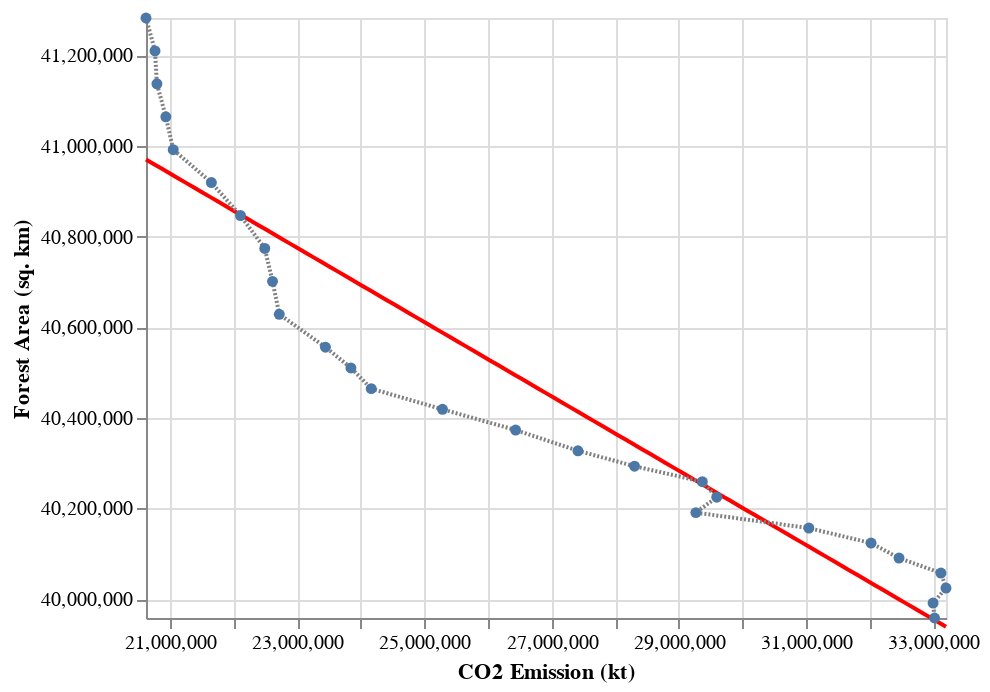

Notebook code cell kept with this figure:
### Code cell
# Create evenly spaced x values to plot our predicted regression line
X = np.linspace(world_df.co2_emi.min(),world_df.co2_emi.max(), 101).reshape(-1,1)

# Extract array of our actual x and y values to compute OLS regression parameters
x = world_df.co2_emi.values.reshape(-1,1)
y = world_df.forest_area.values.reshape(-1,1)

# Make Linear Regression model and fit our actual x and y values.
linear_regression = LinearRegression().fit(x,y)

# Compute the predicted y values of our regression line.
Y_hat = linear_regression.predict(X)

# Make a dataframe to use on our plot.
regression_df = pd.DataFrame({'X': X.reshape(101), 'Y':Y_hat.reshape(101)})

print('OLS Regression: y_hat = {} + {}x'.format(linear_regression.intercept_[0], linear_regression.coef_[0][0]))
print('R^2 = ' + str(linear_regression.score(x,y)))

regression_plot(regression_df)

### Figure 1 — Vega-Lite specification as saved in the notebook (floating-point values rounded to 4 significant figures)
{"config": {"view": {"continuousWidth": 400, "continuousHeight": 300}}, "layer": [{"data": {"name": "data-0b991d83362ad783026f852b96f9be1e"}, "mark": {"type": "line", "color": "red"}, "encoding": {"x": {"field": "X", "scale": {"domain": [20630000.0, 33200000.0]}, "type": "quantitative"}, "y": {"field": "Y", "scale": {"domain": [39960000.0, 41280000.0]}, "type": "quantitative"}}}, {"data": {"name": "data-45ff814bb4373a1958a24ca669ed8b60"}, "mark": {"type": "line", "color": "gray", "point": true, "strokeDash": [1, 1]}, "encoding": {"order": {"field": "year", "type": "nominal"}, "tooltip": [{"field": "year", "type": "nominal"}], "x": {"field": "co2_emi", "scale": {"domain": [20630000.0, 33200000.0]}, "title": "CO2 Emission (kt)", "type": "quantitative"}, "y": {"field": "forest_area", "scale": {"domain": [39960000.0, 41280000.0]}, "title": "Forest Area (sq. km)", "type": "quantitative"}}}], "$schema": "https://vega.github.io/schema/vega-lite/v4.17.0.json", "datasets": {"data-0b991d83362ad783026f852b96f9be1e": [{"X": 20630000.0, "Y": 40970000.0}, {"X": 20750000.0, "Y": 40960000.0}, {"X": 20880000.0, "Y": 40950000.0}, {"X": 21000000.0, "Y": 40940000.0}, {"X": 21130000.0, "Y": 40930000.0}, {"X": 21250000.0, "Y": 40920000.0}, {"X": 21380000.0, "Y": 40910000.0}, {"X": 21510000.0, "Y": 40900000.0}, {"X": 21630000.0, "Y": 40890000.0}, {"X": 21760000.0, "Y": 40880000.0}, {"X": 21880000.0, "Y": 40870000.0}, {"X": 22010000.0, "Y": 40860000.0}, {"X": 22130000.0, "Y": 40850000.0}, {"X": 22260000.0, "Y": 40840000.0}, {"X": 22390000.0, "Y": 40830000.0}, {"X": 22510000.0, "Y": 40820000.0}, {"X": 22640000.0, "Y": 40810000.0}, {"X": 22760000.0, "Y": 40800000.0}, {"X": 22890000.0, "Y": 40780000.0}, {"X": 23010000.0, "Y": 40770000.0}, {"X": 23140000.0, "Y": 40760000.0}, {"X": 23270000.0, "Y": 40750000.0}, {"X": 23390000.0, "Y": 40740000.0}, {"X": 23520000.0, "Y": 40730000.0}, {"X": 23640000.0, "Y": 40720000.0}, {"X": 23770000.0, "Y": 40710000.0}, {"X": 23890000.0, "Y": 40700000.0}, {"X": 24020000.0, "Y": 40690000.0}, {"X": 24150000.0, "Y": 40680000.0}, {"X": 24270000.0, "Y": 40670000.0}, {"X": 24400000.0, "Y": 40660000.0}, {"X": 24520000.0, "Y": 40650000.0}, {"X": 24650000.0, "Y": 40640000.0}, {"X": 24770000.0, "Y": 40630000.0}, {"X": 24900000.0, "Y": 40620000.0}, {"X": 25030000.0, "Y": 40610000.0}, {"X": 25150000.0, "Y": 40600000.0}, {"X": 25280000.0, "Y": 40590000.0}, {"X": 25400000.0, "Y": 40580000.0}, {"X": 25530000.0, "Y": 40570000.0}, {"X": 25650000.0, "Y": 40560000.0}, {"X": 25780000.0, "Y": 40550000.0}, {"X": 25910000.0, "Y": 40540000.0}, {"X": 26030000.0, "Y": 40530000.0}, {"X": 26160000.0, "Y": 40520000.0}, {"X": 26280000.0, "Y": 40510000.0}, {"X": 26410000.0, "Y": 40500000.0}, {"X": 26530000.0, "Y": 40490000.0}, {"X": 26660000.0, "Y": 40480000.0}, {"X": 26790000.0, "Y": 40460000.0}, {"X": 26910000.0, "Y": 40450000.0}, {"X": 27040000.0, "Y": 40440000.0}, {"X": 27160000.0, "Y": 40430000.0}, {"X": 27290000.0, "Y": 40420000.0}, {"X": 27410000.0, "Y": 40410000.0}, {"X": 27540000.0, "Y": 40400000.0}, {"X": 27670000.0, "Y": 40390000.0}, {"X": 27790000.0, "Y": 40380000.0}, {"X": 27920000.0, "Y": 40370000.0}, {"X": 28040000.0, "Y": 40360000.0}, {"X": 28170000.0, "Y": 40350000.0}, {"X": 28300000.0, "Y": 40340000.0}, {"X": 28420000.0, "Y": 40330000.0}, {"X": 28550000.0, "Y": 40320000.0}, {"X": 28670000.0, "Y": 40310000.0}, {"X": 28800000.0, "Y": 40300000.0}, {"X": 28920000.0, "Y": 40290000.0}, {"X": 29050000.0, "Y": 40280000.0}, {"X": 29180000.0, "Y": 40270000.0}, {"X": 29300000.0, "Y": 40260000.0}, {"X": 29430000.0, "Y": 40250000.0}, {"X": 29550000.0, "Y": 40240000.0}, {"X": 29680000.0, "Y": 40230000.0}, {"X": 29800000.0, "Y": 40220000.0}, {"X": 29930000.0, "Y": 40210000.0}, {"X": 30060000.0, "Y": 40200000.0}, {"X": 30180000.0, "Y": 40190000.0}, {"X": 30310000.0, "Y": 40180000.0}, {"X": 30430000.0, "Y": 40170000.0}, {"X": 30560000.0, "Y": 40160000.0}, {"X": 30680000.0, "Y": 40150000.0}, {"X": 30810000.0, "Y": 40130000.0}, {"X": 30940000.0, "Y": 40120000.0}, {"X": 31060000.0, "Y": 40110000.0}, {"X": 31190000.0, "Y": 40100000.0}, {"X": 31310000.0, "Y": 40090000.0}, {"X": 31440000.0, "Y": 40080000.0}, {"X": 31560000.0, "Y": 40070000.0}, {"X": 31690000.0, "Y": 40060000.0}, {"X": 31820000.0, "Y": 40050000.0}, {"X": 31940000.0, "Y": 40040000.0}, {"X": 32070000.0, "Y": 40030000.0}, {"X": 32190000.0, "Y": 40020000.0}, {"X": 32320000.0, "Y": 40010000.0}, {"X": 32440000.0, "Y": 40000000.0}, {"X": 32570000.0, "Y": 39990000.0}, {"X": 32700000.0, "Y": 39980000.0}, {"X": 32820000.0, "Y": 39970000.0}, {"X": 32950000.0, "Y": 39960000.0}, {"X": 33070000.0, "Y": 39950000.0}, {"X": 33200000.0, "Y": 39940000.0}], "data-45ff814bb4373a1958a24ca669ed8b60": [{"year": "1990", "forest_area": 41280000.0, "co2_emi": 20630000.0}, {"year": "1991", "forest_area": 41210000.0, "co2_emi": 20770000.0}, {"year": "1992", "forest_area": 41140000.0, "co2_emi": 20800000.0}, {"year": "1993", "forest_area": 41060000.0, "co2_emi": 20940000.0}, {"year": "1994", "forest_area": 40990000.0, "co2_emi": 21050000.0}, {"year": "1995", "forest_area": 40920000.0, "co2_emi": 21650000.0}, {"year": "1996", "forest_area": 40850000.0, "co2_emi": 22110000.0}, {"year": "1997", "forest_area": 40770000.0, "co2_emi": 22490000.0}, {"year": "1998", "forest_area": 40700000.0, "co2_emi": 22610000.0}, {"year": "1999", "forest_area": 40630000.0, "co2_emi": 22720000.0}, {"year": "2000", "forest_area": 40560000.0, "co2_emi": 23450000.0}, {"year": "2001", "forest_area": 40510000.0, "co2_emi": 23850000.0}, {"year": "2002", "forest_area": 40460000.0, "co2_emi": 24170000.0}, {"year": "2003", "forest_area": 40420000.0, "co2_emi": 25290000.0}, {"year": "2004", "forest_area": 40370000.0, "co2_emi": 26430000.0}, {"year": "2005", "forest_area": 40330000.0, "co2_emi": 27410000.0}, {"year": "2006", "forest_area": 40290000.0, "co2_emi": 28300000.0}, {"year": "2007", "forest_area": 40260000.0, "co2_emi": 29370000.0}, {"year": "2008", "forest_area": 40230000.0, "co2_emi": 29600000.0}, {"year": "2009", "forest_area": 40190000.0, "co2_emi": 29270000.0}, {"year": "2010", "forest_area": 40160000.0, "co2_emi": 31040000.0}, {"year": "2011", "forest_area": 40120000.0, "co2_emi": 32020000.0}, {"year": "2012", "forest_area": 40090000.0, "co2_emi": 32460000.0}, {"year": "2013", "forest_area": 40060000.0, "co2_emi": 33120000.0}, {"year": "2014", "forest_area": 40020000.0, "co2_emi": 33200000.0}, {"year": "2015", "forest_area": 39990000.0, "co2_emi": 33000000.0}, {"year": "2016", "forest_area": 39960000.0, "co2_emi": 33020000.0}]}}
